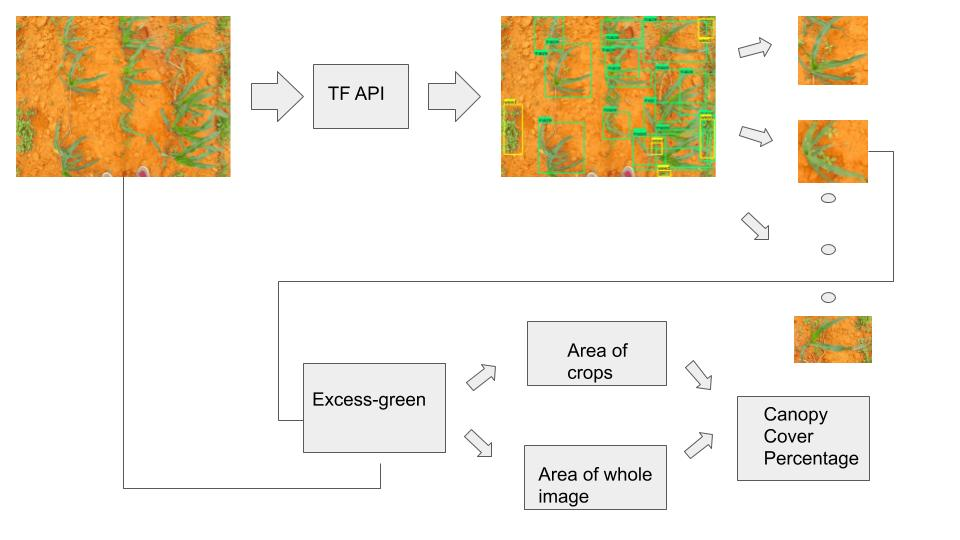
#> input picture canopy-pipeline.jpg, 960 x 540 px, given as the content of the folder test_img, which was not available
$ jupyter execute calculate_canopy_cover.ipynb   (text cells are left out)
#> lines starting #> are read from the running program, lines starting #| are printed output that depends on the picture; after the words box and inside, x2 and y2 are one past the last pixel; in counts of white or black regions, pixels touching at a corner belong together; pictures that were not available may be replaced by others from this repository, and a replacement may not be noted
[cell 1]
import numpy as np
import cv2
import pandas as pd
import glob
import os
import matplotlib.pyplot as plt

[cell 2]
# for calculating the canopy cover of GT images replace 'crops' by 'crops_gt' and 'canopy.csv' to 'canopy_gt.csv'

path = glob.glob("test_img/*.jpg")
filenames = os.listdir('test_img')

path1 = 'test_img'
files = [os.path.splitext(filename)[0] for filename in os.listdir(path1)]

thresh = 127
cv_img = []
total_area = []

for img in path:

    I = cv2.imread(img)
#> I is the input picture: shape (540, 960, 3); mean B, G, R 218.8, 234, 241.8
    # get channels
    B, G, R = cv2.split(I)
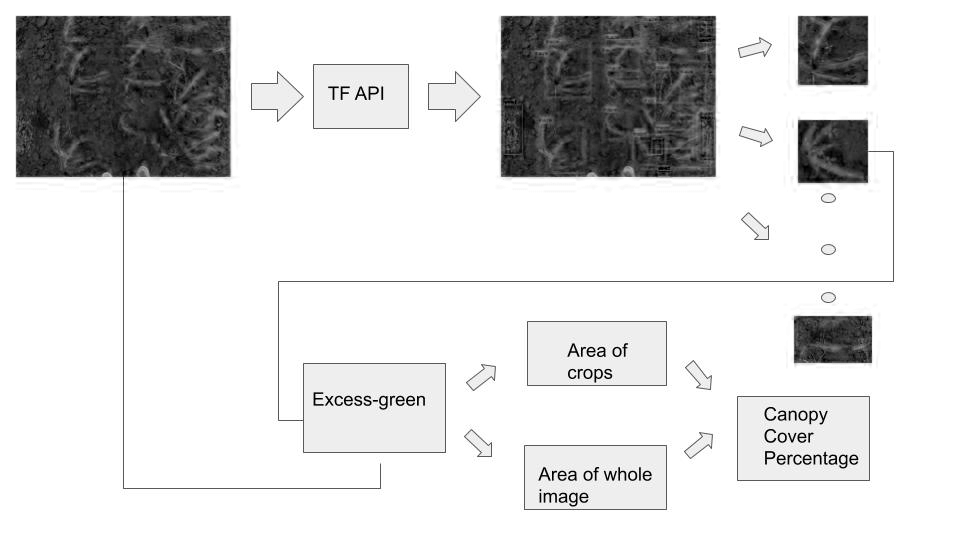
#> B: shape (540, 960); min 0, max 255, mean 218.8
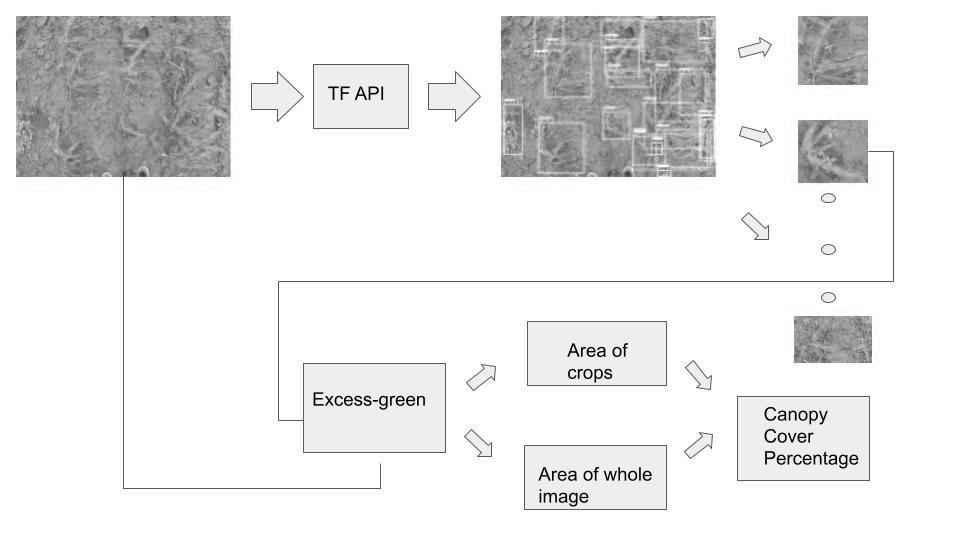
#> G: shape (540, 960); min 0, max 255, mean 234
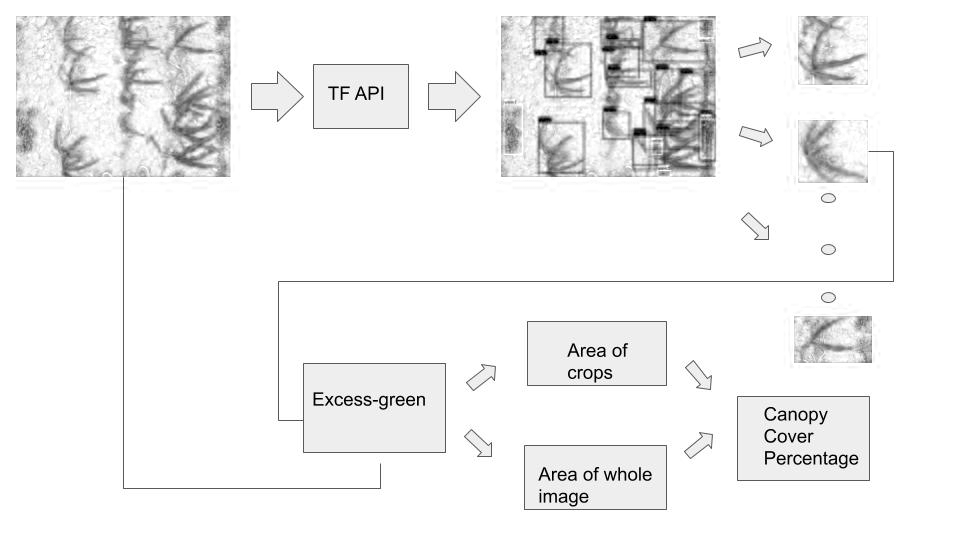
#> R: shape (540, 960); min 0, max 255, mean 241.8

    # calculate exgreen
    exgr = abs(2.8 * G - R - B)
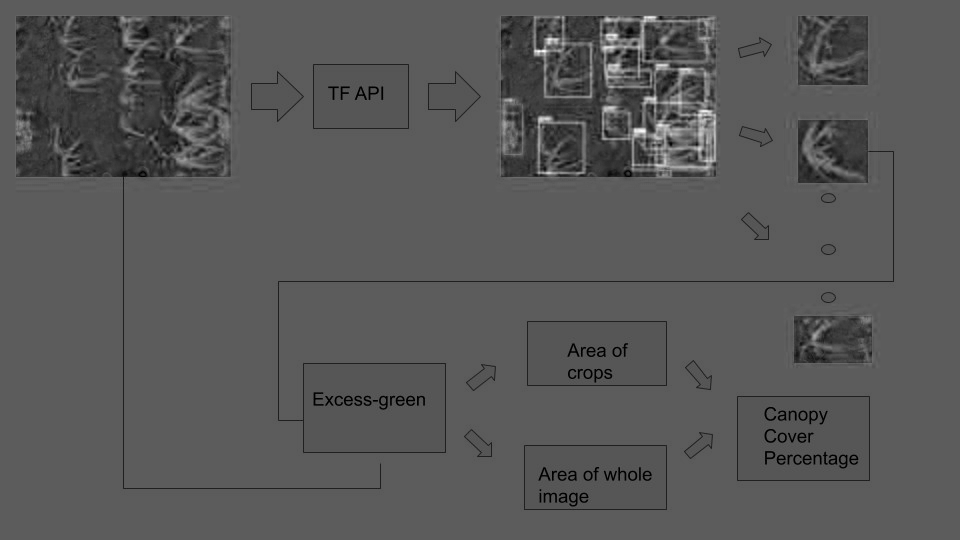
#> exgr: shape (540, 960) float64; min 0, max 563.4, mean 194.5; drawn with min black and max white

    #convert to binary image
    thresh = 127
    im_bw = cv2.threshold(exgr, thresh, 255, cv2.THRESH_BINARY)[1]
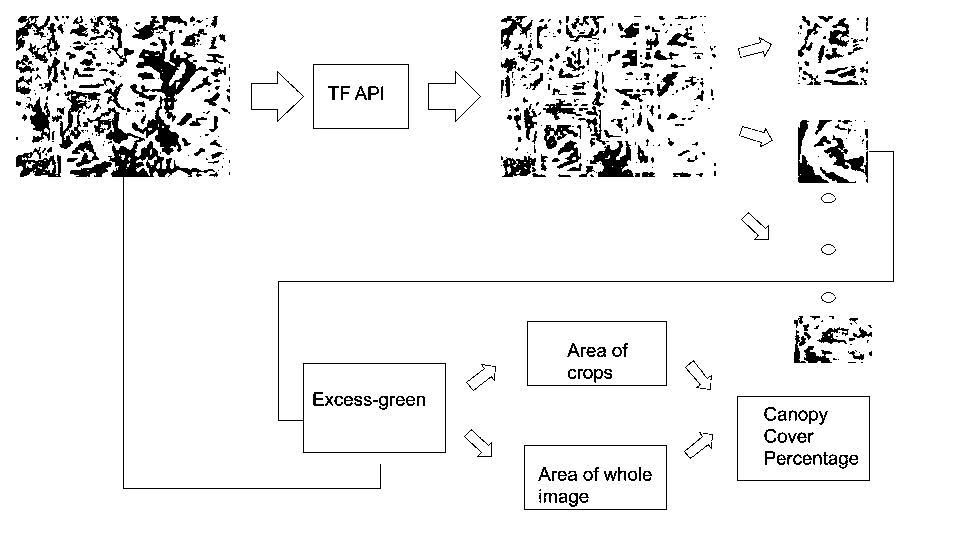
#> im_bw: shape (540, 960) float64; 93.8% white; 561 black regions (322 under 20 px), largest, box (x1, y1, x2, y2) and area: (83, 107, 381, 489) 2681, (130, 37, 208, 155) 2583, (278, 151, 894, 453) 1395

    # extract fine maize part of the image
    im_bw[im_bw == 255] = 1.0
    m1 = np.multiply(I[:,:,1],im_bw)
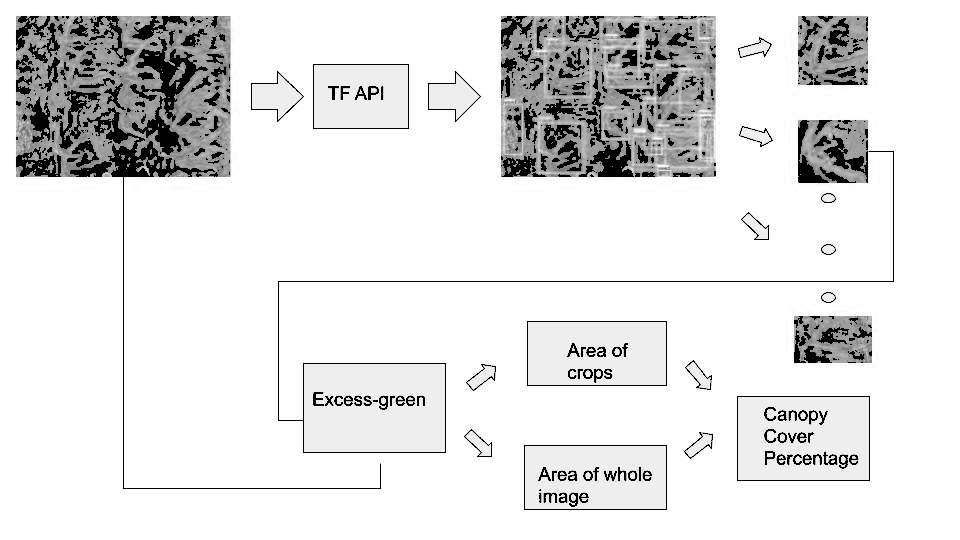
#> m1: shape (540, 960) float64; min 0, max 255, mean 226.4
    m2 = np.multiply(I[:,:,2],im_bw)
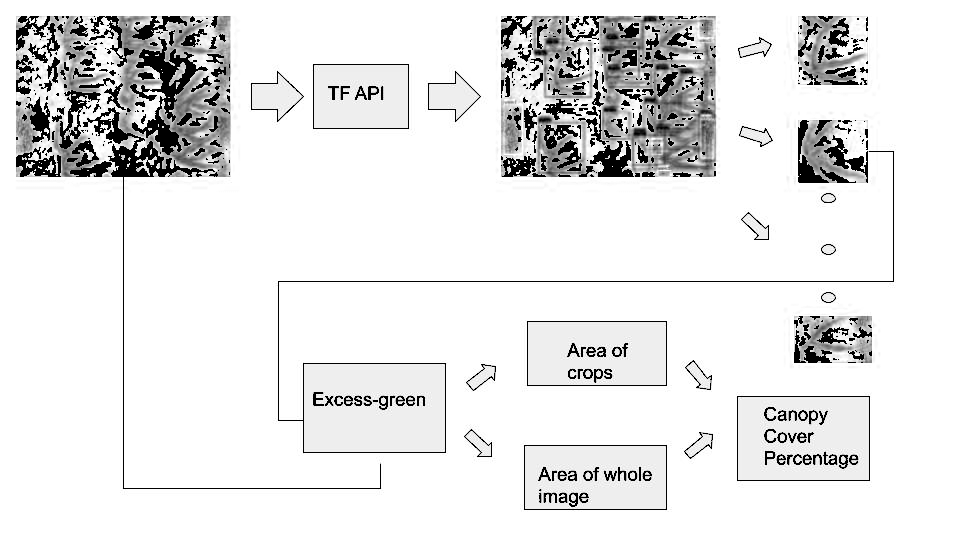
#> m2: shape (540, 960) float64; min 0, max 255, mean 230
    m3 = np.multiply(I[:,:,0],im_bw)
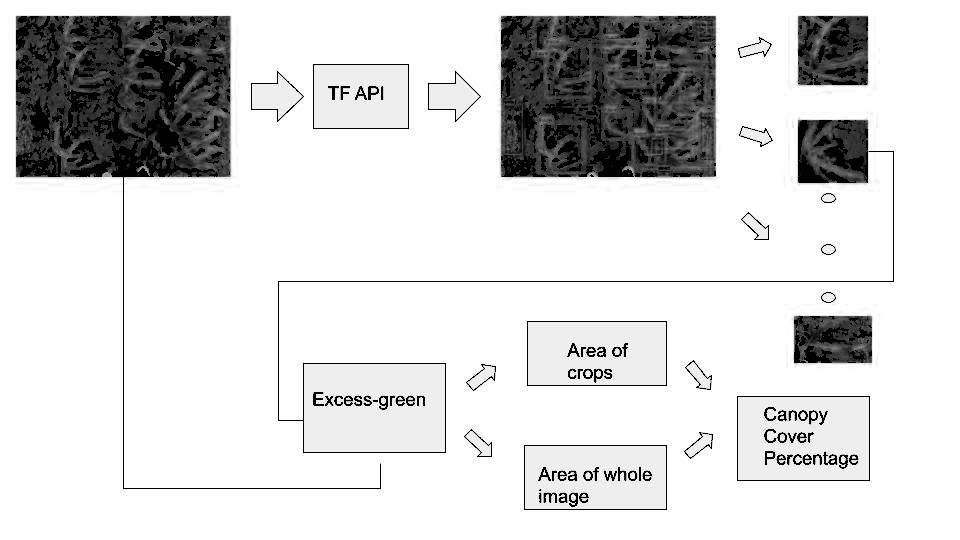
#> m3: shape (540, 960) float64; min 0, max 255, mean 215.6

    m = np.stack((m1,m2,m3),axis=2)
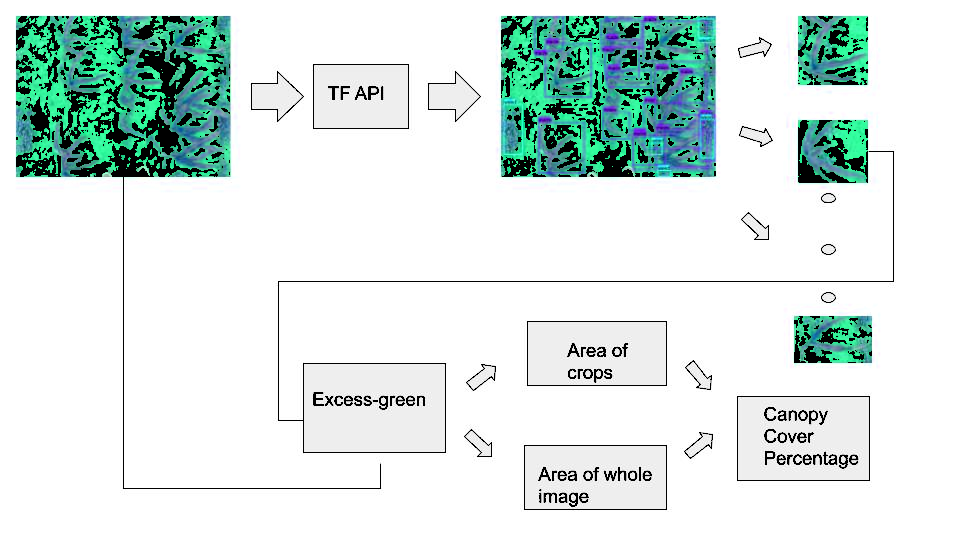
#> m: shape (540, 960, 3) float64; mean of channels 0, 1, 2 226.4, 230, 215.6; drawn as B, G, R

    #calculate the area as no. of non zero pixels
    total_area.append(np.count_nonzero(I))

df = []
for i in range(len(filenames)):

    path2 = glob.glob(os.path.join('crops',files[i], '*.jpg'))

    for im in path2:

        J = cv2.imread(im)
        B, G, R = cv2.split(J)

        # calculate exgreen
        exgr = abs(2.8 * G - R - B)

        #convert to binary image
        thresh = 127
        im_bw = cv2.threshold(exgr, thresh, 255, cv2.THRESH_BINARY)[1]

        # extract fine maize part of the cropped image
        im_bw[im_bw == 255] = 1.0

        m1 = np.multiply(J[:,:,1],im_bw)
        m2 = np.multiply(J[:,:,2],im_bw)
        m3 = np.multiply(J[:,:,0],im_bw)

        m = np.stack((m1,m2,m3),axis=2)

        #calculate the area as no. of non zero pixels
        area = np.count_nonzero(m)
#> area = 1458039

        df.append((filenames[i],area,total_area[i]))

p = pd.DataFrame(df, columns =('filename','local_area','global_area'))
#> p = table of 1 rows and 3 columns

[cell 3]
canopy = []
final_canopy = []

#calculate canopy cover

for i in range(len(filenames)):

    s1 = p[p['filename'] == filenames[i]]

    a1 = (abs(s1['local_area'])) / s1['global_area']

    val = np.sum(a1)

    canopy.append((filenames[i], val))
#> this loop made 1 pass
#> (s1, val) on pass 1: (table of 1 rows and 3 columns, 0.939)
#> after the loop, canopy = [('canopy-pipeline.jpg', 0.939)]

q = pd.DataFrame(canopy, columns=('filename', 'canopy_cover_percent'))
#> q = table of 1 rows and 2 columns
q.to_csv('canopy.csv', index= False)
